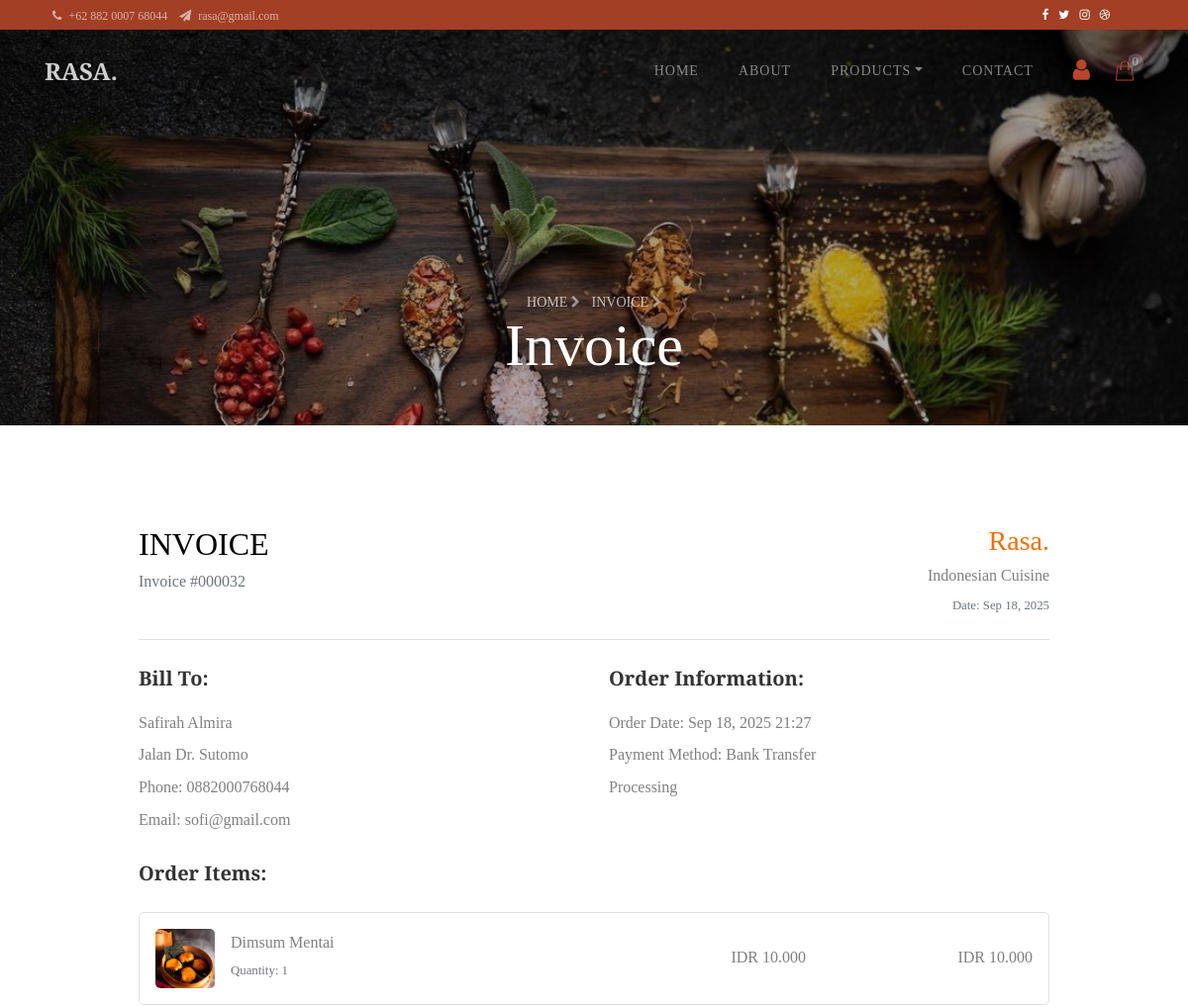
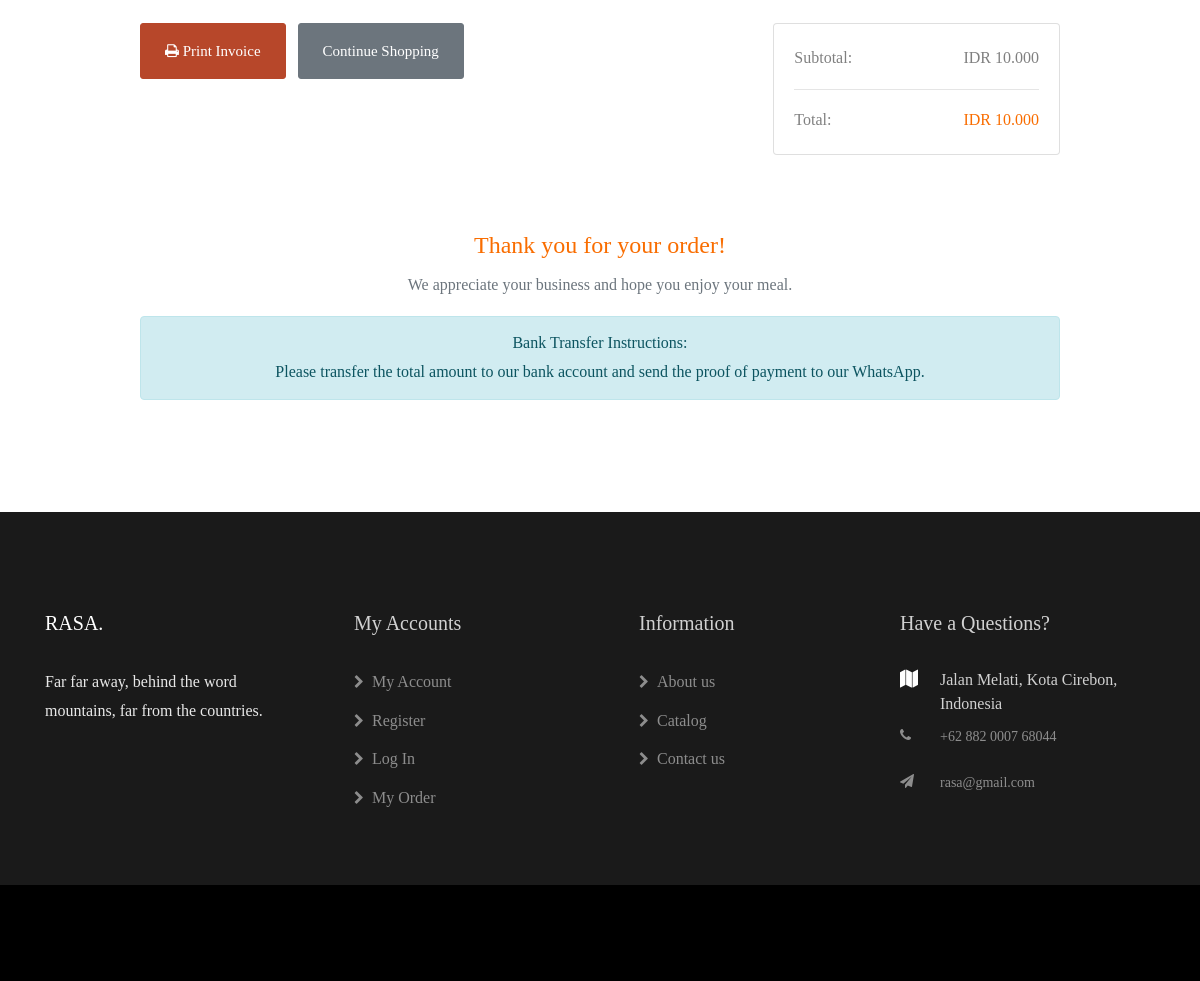
Page /invoice.php?order_id=32 (signed in) on the committed database (2 pictures, top to bottom).
### tables this page shows
CREATE TABLE `transaction` (
  `id_transaction` int NOT NULL,
  `id_user` int NOT NULL,
  `date` datetime NOT NULL,
  `total_price` int NOT NULL,
  `payment_method` varchar(50) NOT NULL,
  `status` varchar(50) DEFAULT 'pending'
);

CREATE TABLE `users` (
  `id` int NOT NULL,
  `fullname` varchar(255) NOT NULL,
  `username` varchar(255) NOT NULL,
  `phone` varchar(255) NOT NULL,
  `email` varchar(255) NOT NULL,
  `address` varchar(255) NOT NULL,
  `password` varchar(255) NOT NULL,
  `role` enum('user','admin') NOT NULL,
  `profile_picture` varchar(255) DEFAULT NULL
);

CREATE TABLE `detail` (
  `id_detail` int NOT NULL,
  `id_transaction` int NOT NULL,
  `id_product` int NOT NULL,
  `amount` int NOT NULL
);

CREATE TABLE `product` (
  `id` int NOT NULL,
  `name` varchar(255) NOT NULL,
  `price` int NOT NULL,
  `stock` int NOT NULL,
  `photo` text NOT NULL,
  `id_category` int NOT NULL,
  `description` text NOT NULL
);

### invoice.php (the view, shortened to what this page needs)
<?php
include 'config.php';
$transaction_id = isset($_GET['order_id']) ? intval($_GET['order_id']) : 0;
$sql_transaction = "SELECT t.*, u.fullname, u.email, u.phone, u.address
                   FROM transaction t
                   JOIN users u ON t.id_user = u.id
                   WHERE t.id_transaction = '$transaction_id' AND t.id_user = '{$_SESSION['user_id']}'";
$result = mysqli_query($db, $sql_transaction);
$transaction = mysqli_fetch_assoc($result);
$sql_details = "SELECT d.*, p.name, p.price, p.photo
               FROM detail d
               JOIN product p ON d.id_product = p.id
               WHERE d.id_transaction = '$transaction_id'";
$details_result = mysqli_query($db, $sql_details);
$order_items = [];
while ($row = mysqli_fetch_assoc($details_result)) {
    $order_items[] = $row;
}
?>
<!DOCTYPE html>
<html lang="en">
<head>
    <link rel="stylesheet" href="https://stackpath.bootstrapcdn.com/font-awesome/4.7.0/css/font-awesome.min.css">
    <link rel="stylesheet" href="css/animate.css">
    <link rel="stylesheet" href="css/owl.carousel.min.css">
    <link rel="stylesheet" href="css/owl.theme.default.min.css">
    <link rel="stylesheet" href="css/magnific-popup.css">
    <link rel="stylesheet" href="css/flaticon.css">
    <link rel="stylesheet" href="css/style.css?v=1.0">
</head>
<body>
    <div class="no-print">
        <?php include "layout/header.php" ?>
        <section class="hero-wrap hero-wrap-2" style="background-image: url('images/bg2.jpg');"
            data-stellar-background-ratio="0.5">
            <div class="overlay"></div>
            <div class="container">
                <div class="row no-gutters slider-text align-items-end justify-content-center">
                    <div class="col-md-9 ftco-animate mb-5 text-center">
                        <p class="breadcrumbs mb-0">
                            <span class="mr-2"><a href="index.php">Home <i class="fa fa-chevron-right"></i></a></span>
                            <span>Invoice <i class="fa fa-chevron-right"></i></span>
                        </p>
                        <h2 class="mb-0 bread">Invoice</h2>
                    </div>
                </div>
            </div>
        </section>
    </div>
    <section class="ftco-section">
        <div class="container">
            <div class="row justify-content-center">
                <div class="col-lg-10 ftco-animate">
                    <div class="invoice-header d-flex justify-content-between align-items-start mb-4">
                        <div>
                            <h1 class="h2 mb-0">INVOICE</h1>
                            <p class="text-muted">Invoice #<?= str_pad($transaction_id, 6, '0', STR_PAD_LEFT) ?></p>
                        </div>
                        <div class="text-right">
                            <h3 class="text-primary mb-0">Rasa.</h3>
                            <p class="mb-0">Indonesian Cuisine</p>
                            <small class="text-muted">Date:
                                <?= date('M d, Y', strtotime($transaction['date'])) ?></small>
                        </div>
                    </div>
                    <div class="row">
                        <div class="col-md-6">
                            <div class="invoice-details mb-4">
                                <h5 class="mb-3">Bill To:</h5>
                                <p class="mb-1"><strong><?= htmlspecialchars($transaction['fullname']) ?></strong></p>
                                <p class="mb-1"><?= htmlspecialchars($transaction['address']) ?></p>
                                <p class="mb-1">Phone: <?= htmlspecialchars($transaction['phone']) ?></p>
                                <p class="mb-0">Email: <?= htmlspecialchars($transaction['email']) ?></p>
                            </div>
                        </div>
                        <div class="col-md-6">
                            <div class="invoice-details mb-4">
                                <h5 class="mb-3">Order Information:</h5>
                                <p class="mb-1"><strong>Order Date:</strong>
                                    <?= date('M d, Y H:i', strtotime($transaction['date'])) ?></p>
                                <p class="mb-1"><strong>Payment Method:</strong>
                                    <?= ucwords(str_replace('_', ' ', $transaction['payment_method'])) ?></p>
                                <span class="<?= ($transaction['status']) ?>"><?= ucfirst($transaction['status']) ?></span>
                            </div>
                        </div>
                    </div>
                    <?php if (!empty($order_items) && is_array($order_items)): ?>
                        <div class="invoice-details mb-4">
                            <h5 class="mb-4">Order Items:</h5>
                            <?php foreach ($order_items as $item): ?>
                                <div class="invoice-item mb-3 p-3" style="border: 1px solid #dee2e6; border-radius: 5px;">
                                    <div class="row align-items-center">
                                        <div class="col-md-6">
                                            <div class="d-flex align-items-center">
                                                <div class="img mr-3"
                                                    style="width: 60px; height: 60px; background-image: url('images/<?= $item['photo'] ?>'); background-size: cover; background-position: center; border-radius: 5px;">
                                                </div>
                                                <div>
                                                    <h6 class="mb-1"><?= htmlspecialchars($item['name']) ?></h6>
                                                    <small class="text-muted">Quantity: <?= $item['amount'] ?></small>
                                                </div>
                                            </div>
                                        </div>
                                        <div class="col-md-3 text-right">
                                            <span>IDR <?= number_format($item['price'], 0, ',', '.') ?></span>
                                        </div>
                                        <div class="col-md-3 text-right">
                                            <strong>IDR
                                                <?= number_format($item['price'] * $item['amount'], 0, ',', '.') ?></strong>
                                        </div>
                                    </div>
                                </div>
                            <?php endforeach; ?>
                        </div>
                        <div class="invoice-total">
                            <div class="row">
                                <div class="col-md-8">
                                    <div class="no-print">
                                        <button onclick="window.print()" class="btn btn-primary mr-2 py-3 px-4">
                                            <i class="fa fa-print"></i> Print Invoice
                                        </button>
                                        <a href="index.php" class="btn btn-secondary py-3 px-4">Continue Shopping</a>
                                    </div>
                                </div>
                                <div class="col-md-4">
                                    <div class="card">
                                        <div class="card-body">
                                            <div class="d-flex justify-content-between mb-2">
                                                <span>Subtotal:</span>
                                                <span>IDR
                                                    <?= number_format($transaction['total_price'], 0, ',', '.') ?></span>
                                            </div>
                                            <hr>
                                            <div class="d-flex justify-content-between">
                                                <strong>Total:</strong>
                                                <strong class="text-primary">IDR
                                                    <?= number_format($transaction['total_price'], 0, ',', '.') ?></strong>
                                            </div>
                                        </div>
                                    </div>
                                </div>
                            </div>
                        </div>
                    <?php endif; ?>
                    <div class="no-print text-center mt-5 pt-4">
                        <h4 class="text-primary">Thank you for your order!</h4>
                        <p class="text-muted">We appreciate your business and hope you enjoy your meal.</p>
                        <?php if ($transaction['payment_method'] === 'bank_transfer'): ?>
                            <div class="alert alert-info mt-3">
                                <strong>Bank Transfer Instructions:</strong><br>
                                Please transfer the total amount to our bank account and send the proof of payment to our
                                WhatsApp.
                            </div>
                        <?php endif; ?>
                    </div>
                </div>
            </div>
        </div>
    </section>
    <div class="no-print">
        <?php include "layout/footer.php" ?>
</body>
</html>

### invoice.php (style rules this page uses)
.invoice-header { border-bottom: 1px solid #dee2e6; padding-bottom: 20px; }
.invoice-details h5 { color: #333; font-weight: 600; }
.invoice-item { transition: all 0.3s ease; }
.text-primary { color: #F96D00 !important; }

### rows in the picture
transaction: date "Sep 18, 2025", id_user.fullname "Safirah Almira", id_user.address "Jalan Dr. Sutomo", id_user.phone "0882000768044", id_user.email "sofi@gmail.com", date "Sep 18, 2025 21:27", payment_method "Bank Transfer", status "Processing", total_price "10.000"
detail: id_product.photo (picture), id_product.name "Dimsum Mentai", amount "1", id_product.price "10.000", $item['price'] * $item['amount'] "10.000"

### other values in the picture
$cart_count "0"
str_pad($transaction_id, 6, '0', STR_PAD_LEFT) "000032"
